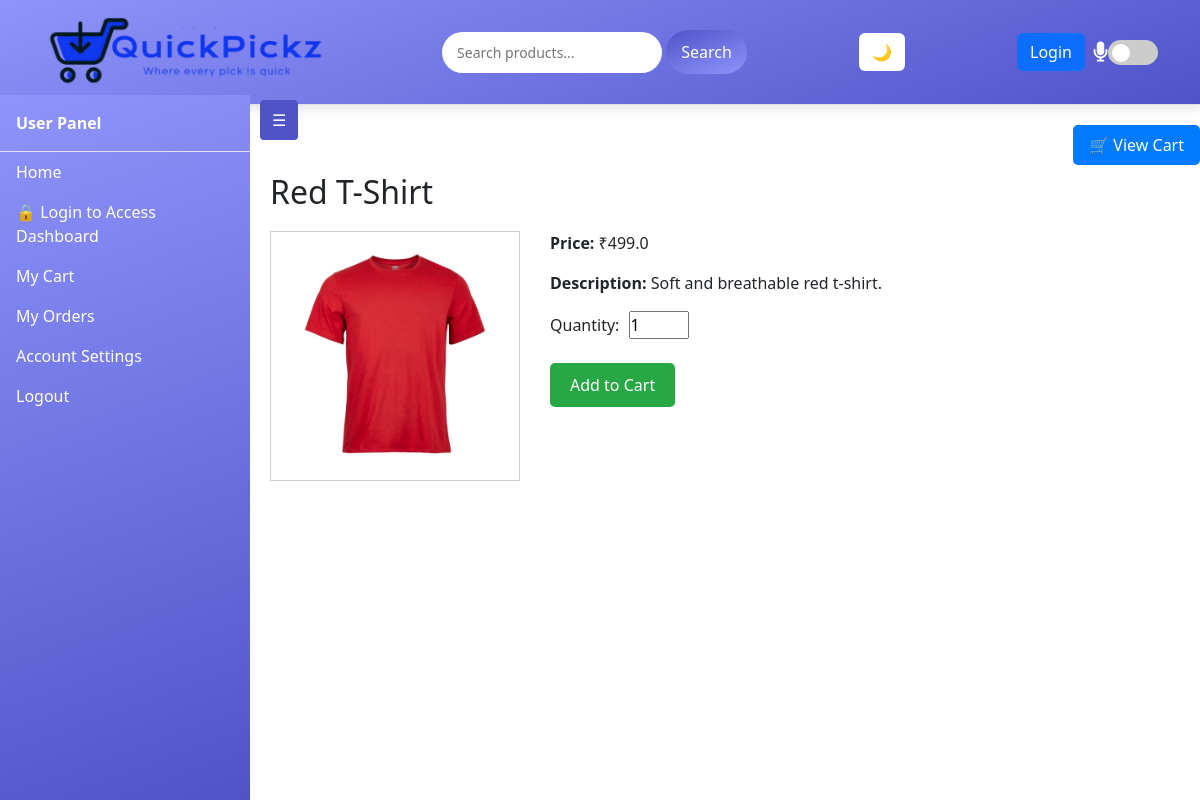
The app's page /product/2 with its own data.
### app/models.py (models this page shows)
class Product(db.Model):
    id = db.Column(db.Integer, primary_key=True)
    name = db.Column(db.String(100), nullable=False)
    price = db.Column(db.Float, nullable=False)
    image = db.Column(db.String(120))
    description = db.Column(db.Text)

### app/routes.py (the view)
@main.route('/product/<int:id>')
def product(id):
    product = Product.query.get_or_404(id)  # Retrieve product by id
    return render_template('product.html', product=product)

### app/templates/product.html (shortened to what this page needs)
{% extends "base.html" %}
{% block content %}
<a href="{{ url_for('main.cart') }}" style="float: right; margin-bottom: 15px; text-decoration: none; background: #007bff; color: white; padding: 8px 16px; border-radius: 5px;">
    🛒 View Cart
</a>
<br>
<br>
<h2>{{ product.name }}</h2>
<div class="product" style="display: flex; gap: 30px; align-items: flex-start; margin-top: 20px;">
    <img src="{{ url_for('static', filename=product.image.replace('static/', '')) }}" width="250" alt="{{ product.name }}" style="border: 1px solid #ccc; padding: 10px;">
    <div>
        <p><strong>Price:</strong> ₹{{ product.price }}</p>
        <p><strong>Description:</strong> {{ product.description }}</p>
        <form method="POST" action="{{ url_for('main.add_to_cart', product_id=product.id) }}">
            <label for="quantity">Quantity:</label>
            <input type="number" name="quantity" value="1" min="1" required style="width: 60px; margin-left: 5px;">
            <br><br>
            <button type="submit" style="background-color: #28a745; color: white; padding: 10px 20px; border: none; border-radius: 5px;">
                Add to Cart
            </button>
        </form>
    </div>
</div>
{% endblock %}

### app/static/css/style.css (style rules this page uses)
* { margin: 0; padding: 0; box-sizing: border-box; }
body { font-family: 'Poppins', sans-serif; background: #f9f9f9; color: #333; line-height: 1.6; overflow-x: hidden; }
body { top: 0px !important; }
html body { top: 0px !important; }

### app/templates/base.html (style rules this page uses)
body { margin-top: 0px !important; top: 0px !important; }

### records on screen
Product: name "Red T-Shirt", image (picture), price "499.0", description "Soft and breathable red t-shirt."
